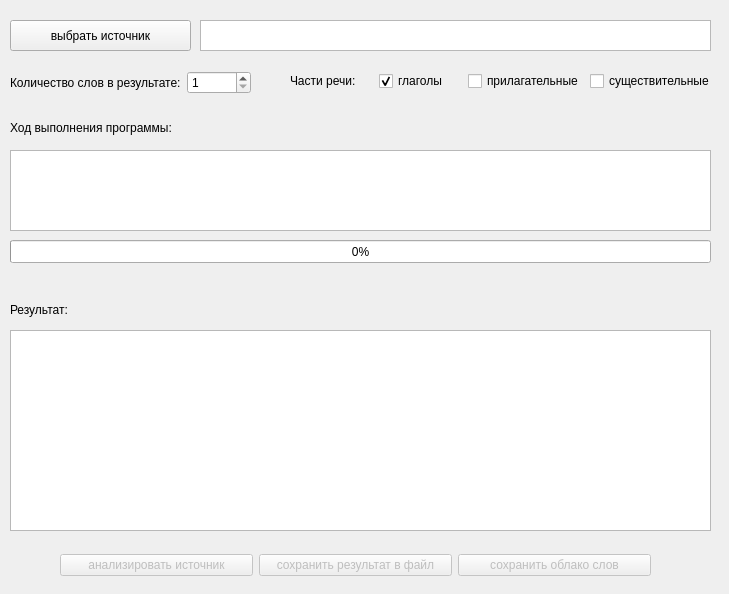
<?xml version="1.0" encoding="UTF-8"?>
<ui version="4.0">
 <class>MainWindow</class>
 <widget class="QMainWindow" name="MainWindow">
  <property name="geometry">
   <rect>
    <x>0</x>
    <y>0</y>
    <width>729</width>
    <height>594</height>
   </rect>
  </property>
  <property name="windowTitle">
   <string>Частотный анализатор текста</string>
  </property>
  <widget class="QWidget" name="centralwidget">
   <widget class="QListWidget" name="message">
    <property name="geometry">
     <rect>
      <x>10</x>
      <y>150</y>
      <width>701</width>
      <height>81</height>
     </rect>
    </property>
    <property name="wordWrap">
     <bool>true</bool>
    </property>
   </widget>
   <widget class="QPushButton" name="show_source_select_dialog">
    <property name="geometry">
     <rect>
      <x>10</x>
      <y>20</y>
      <width>181</width>
      <height>31</height>
     </rect>
    </property>
    <property name="text">
     <string>выбрать источник</string>
    </property>
   </widget>
   <widget class="QTextEdit" name="source_file_path">
    <property name="geometry">
     <rect>
      <x>200</x>
      <y>20</y>
      <width>511</width>
      <height>31</height>
     </rect>
    </property>
   </widget>
   <widget class="QListWidget" name="result">
    <property name="geometry">
     <rect>
      <x>10</x>
      <y>330</y>
      <width>701</width>
      <height>201</height>
     </rect>
    </property>
    <property name="wordWrap">
     <bool>true</bool>
    </property>
   </widget>
   <widget class="QLabel" name="label_for_message">
    <property name="geometry">
     <rect>
      <x>10</x>
      <y>120</y>
      <width>172</width>
      <height>16</height>
     </rect>
    </property>
    <property name="text">
     <string>Ход выполнения программы:</string>
    </property>
   </widget>
   <widget class="QLabel" name="label_for_message_2">
    <property name="geometry">
     <rect>
      <x>10</x>
      <y>300</y>
      <width>64</width>
      <height>20</height>
     </rect>
    </property>
    <property name="text">
     <string>Результат:</string>
    </property>
   </widget>
   <widget class="QWidget" name="horizontalLayoutWidget">
    <property name="geometry">
     <rect>
      <x>290</x>
      <y>70</y>
      <width>425</width>
      <height>22</height>
     </rect>
    </property>
    <layout class="QHBoxLayout" name="horizontalLayout">
     <item>
      <widget class="QLabel" name="label">
       <property name="text">
        <string>Части речи:</string>
       </property>
      </widget>
     </item>
     <item>
      <widget class="QCheckBox" name="word_type_verb">
       <property name="text">
        <string>глаголы</string>
       </property>
       <property name="checked">
        <bool>true</bool>
       </property>
      </widget>
     </item>
     <item>
      <widget class="QCheckBox" name="word_type_adjective">
       <property name="text">
        <string>прилагательные</string>
       </property>
      </widget>
     </item>
     <item>
      <widget class="QCheckBox" name="word_type_noun">
       <property name="text">
        <string>существительные</string>
       </property>
      </widget>
     </item>
    </layout>
   </widget>
   <widget class="QWidget" name="horizontalLayoutWidget_2">
    <property name="geometry">
     <rect>
      <x>10</x>
      <y>70</y>
      <width>241</width>
      <height>26</height>
     </rect>
    </property>
    <layout class="QHBoxLayout" name="horizontalLayout_2">
     <item>
      <widget class="QLabel" name="label_for_words_number">
       <property name="text">
        <string>Количество слов в результате:</string>
       </property>
      </widget>
     </item>
     <item>
      <widget class="QSpinBox" name="words_number">
       <property name="minimum">
        <number>1</number>
       </property>
       <property name="maximum">
        <number>999</number>
       </property>
      </widget>
     </item>
    </layout>
   </widget>
   <widget class="QWidget" name="horizontalLayoutWidget_3">
    <property name="geometry">
     <rect>
      <x>60</x>
      <y>550</y>
      <width>591</width>
      <height>30</height>
     </rect>
    </property>
    <layout class="QHBoxLayout" name="horizontalLayout_3">
     <item>
      <widget class="QPushButton" name="analyze">
       <property name="enabled">
        <bool>false</bool>
       </property>
       <property name="text">
        <string>анализировать источник</string>
       </property>
      </widget>
     </item>
     <item>
      <widget class="QPushButton" name="save_result_to_file">
       <property name="enabled">
        <bool>false</bool>
       </property>
       <property name="text">
        <string>сохранить результат в файл</string>
       </property>
       <property name="flat">
        <bool>false</bool>
       </property>
      </widget>
     </item>
     <item>
      <widget class="QPushButton" name="make_wordcloud">
       <property name="enabled">
        <bool>false</bool>
       </property>
       <property name="text">
        <string>сохранить облако слов</string>
       </property>
      </widget>
     </item>
    </layout>
   </widget>
   <widget class="QProgressBar" name="progress">
    <property name="geometry">
     <rect>
      <x>10</x>
      <y>240</y>
      <width>701</width>
      <height>23</height>
     </rect>
    </property>
    <property name="value">
     <number>0</number>
    </property>
   </widget>
  </widget>
 </widget>
 <resources/>
 <connections/>
</ui>
